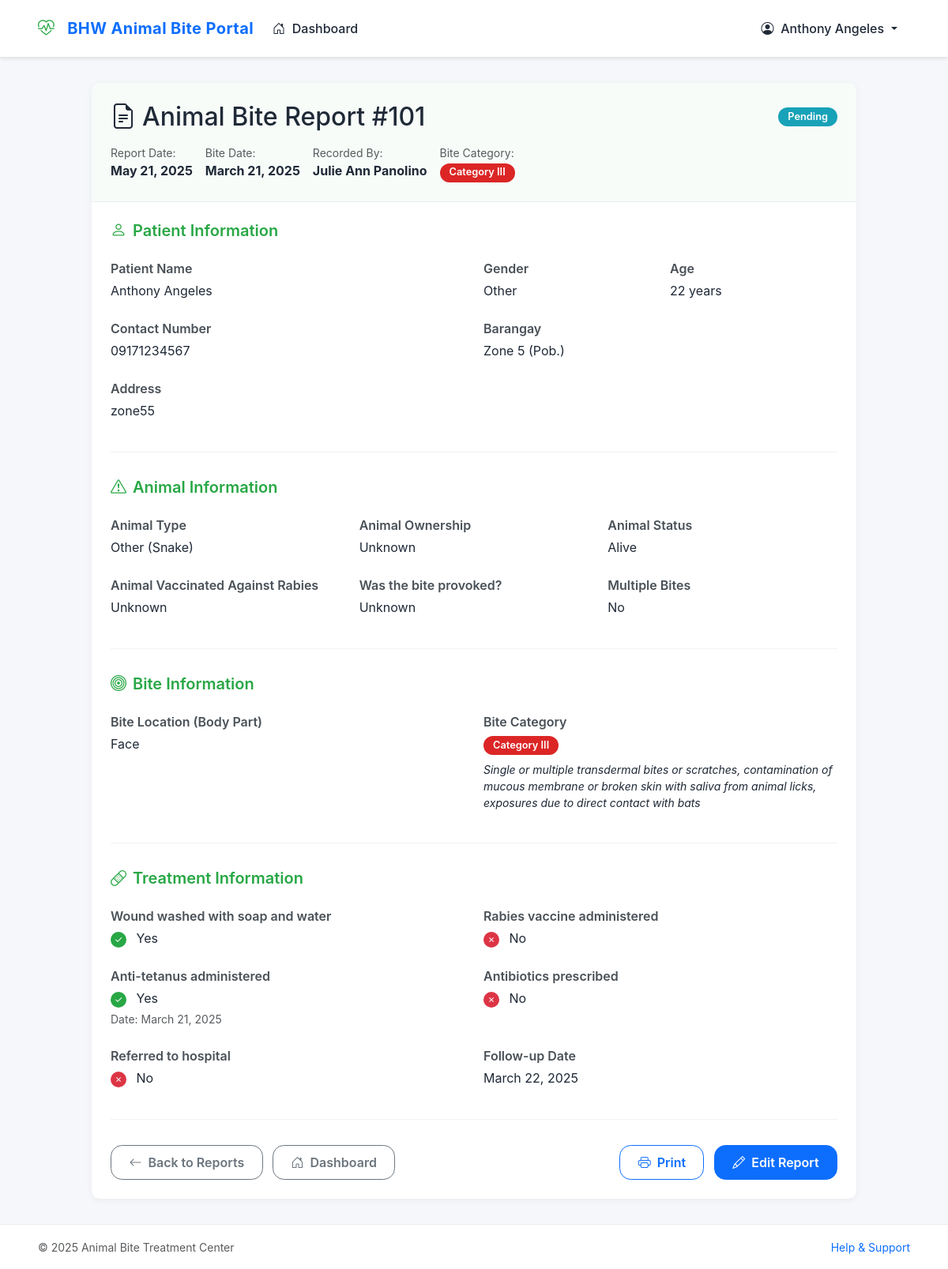
/src/staff/view_report.php?id=101 (signed in), run on the app's committed database.
### tables this page shows
CREATE TABLE `staff` (
  `staffId` int(11) NOT NULL,
  `firstName` varchar(24) DEFAULT NULL,
  `lastName` varchar(30) DEFAULT NULL,
  `birthDate` date DEFAULT NULL,
  `address` varchar(255) DEFAULT NULL,
  `contactNumber` varchar(20) DEFAULT NULL,
  `email` varchar(255) DEFAULT NULL,
  `password` varchar(255) DEFAULT NULL
);

CREATE TABLE `reports` (
  `reportId` int(11) NOT NULL,
  `patientId` int(11) DEFAULT NULL,
  `staffId` int(11) DEFAULT NULL,
  `biteDate` date NOT NULL,
  `reportDate` timestamp NOT NULL DEFAULT current_timestamp(),
  `animalType` enum('Dog','Cat','Rat','Monkey','Bat','Other') NOT NULL,
  `animalOtherType` varchar(50) DEFAULT NULL,
  `animalOwnership` enum('Stray','Owned by patient','Owned by neighbor','Owned by unknown person','Unknown') NOT NULL,
  `ownerName` varchar(100) DEFAULT NULL,
  `ownerContact` varchar(20) DEFAULT NULL,
  `animalStatus` enum('Alive','Dead','Unknown') NOT NULL DEFAULT 'Unknown',
  `animalVaccinated` enum('Yes','No','Unknown') NOT NULL DEFAULT 'Unknown',
  `biteLocation` varchar(255) NOT NULL,
  `biteType` enum('Category I','Category II','Category III') NOT NULL,
  `multipleBites` tinyint(1) NOT NULL DEFAULT 0,
  `provoked` enum('Yes','No','Unknown') NOT NULL DEFAULT 'Unknown',
  `washWithSoap` tinyint(1) NOT NULL DEFAULT 0,
  `rabiesVaccine` tinyint(1) NOT NULL DEFAULT 0,
  `rabiesVaccineDate` date DEFAULT NULL,
  `antiTetanus` tinyint(1) NOT NULL DEFAULT 0,
  `antiTetanusDate` date DEFAULT NULL,
  `antibiotics` tinyint(1) NOT NULL DEFAULT 0,
  `antibioticsDetails` varchar(255) DEFAULT NULL,
  `referredToHospital` tinyint(1) NOT NULL DEFAULT 0,
  `hospitalName` varchar(255) DEFAULT NULL,
  `followUpDate` date DEFAULT NULL,
  `notes` text DEFAULT NULL,
  `status` enum('pending','in_progress','completed','referred') NOT NULL DEFAULT 'pending',
  `updated_at` timestamp NOT NULL DEFAULT current_timestamp() ON UPDATE current_timestamp()
);

CREATE TABLE `patients` (
  `patientId` int(11) NOT NULL,
  `firstName` varchar(50) NOT NULL,
  `lastName` varchar(50) NOT NULL,
  `gender` enum('Male','Female','Other') DEFAULT NULL,
  `dateOfBirth` date DEFAULT NULL,
  `contactNumber` varchar(20) DEFAULT NULL,
  `email` varchar(100) DEFAULT NULL,
  `address` text DEFAULT NULL,
  `barangay` enum('Bubog','Cabatangan','Zone 4-A (Pob.)','Zone 4 (Pob.)','Concepcion','Dos Hermanas','Efigenio Lizares','Zone 7 (Pob.)','Zone 14-B (Pob.)','Zone 12-A (Pob.)','Zone 10 (Pob.)','Zone 5 (Pob.)','Zone 16 (Pob.)','Matab-ang','Zone 9 (Pob.)','Zone 6 (Pob.)','Zone 14 (Pob.)','San Fernando','Zone 15 (Pob.)','Zone 14-A (Pob.)','Zone 11 (Pob.)','Zone 8 (Pob.)','Zone 12 (Pob.)','Zone 1 (Pob.)','Zone 2 (Pob.)','Zone 3 (Pob.)','Katilingban') DEFAULT NULL,
  `city` varchar(100) DEFAULT NULL,
  `medicalHistory` text DEFAULT NULL,
  `emergencyContact` varchar(100) DEFAULT NULL,
  `emergencyContactNumber` varchar(20) DEFAULT NULL,
  `created_at` timestamp NOT NULL DEFAULT current_timestamp(),
  `updated_at` timestamp NOT NULL DEFAULT current_timestamp() ON UPDATE current_timestamp(),
  `middleName` varchar(45) NOT NULL,
  `province` varchar(155) NOT NULL,
  `emergencyPhone` int(11) NOT NULL,
  `allergies` text DEFAULT NULL,
  `previousRabiesVaccine` text DEFAULT NULL
);

### src/staff/view_report.php (the view, shortened to what the rows shown need)
<?php
require_once '../conn/conn.php';
$reportId = $_GET['id'];
try {
    $stmt = $pdo->prepare("SELECT firstName, lastName FROM staff WHERE staffId = ?");
    $stmt->execute([$_SESSION['staffId']]);
    $staff = $stmt->fetch(PDO::FETCH_ASSOC);
} catch (PDOException $e) {
    $staff = ['firstName' => 'User', 'lastName' => ''];
}
try {
    $reportStmt = $pdo->prepare("
        SELECT r.*,
               p.firstName as patientFirstName,
               p.lastName as patientLastName,
               p.gender as patientGender,
               p.dateOfBirth as patientDOB,
               p.contactNumber as patientContact,
               p.address as patientAddress,
               p.barangay as patientBarangay,
               s.firstName as staffFirstName,
               s.lastName as staffLastName
        FROM reports r
        LEFT JOIN patients p ON r.patientId = p.patientId
        LEFT JOIN staff s ON r.staffId = s.staffId
        WHERE r.reportId = ?
    ");
    $reportStmt->execute([$reportId]);
    $report = $reportStmt->fetch(PDO::FETCH_ASSOC);
    $patientAge = '';
    if (!empty($report['patientDOB'])) {
        $birthDate = new DateTime($report['patientDOB']);
        $today = new DateTime();
        $patientAge = $birthDate->diff($today)->y;
    }
} catch (PDOException $e) {
    header("Location: dashboard.php");
    exit;
}
?>
<!DOCTYPE html>
<html lang="en">
<head>
  <link href="https://cdn.jsdelivr.net/npm/bootstrap@5.3.0/dist/css/bootstrap.min.css" rel="stylesheet">
  <link rel="stylesheet" href="https://cdn.jsdelivr.net/npm/bootstrap-icons@1.11.1/font/bootstrap-icons.css">
</head>
<body>
  <?php $activePage = 'reports'; include 'navbar.php'; ?>
  <div class="report-container">
    <div class="report-card">
      <div class="report-header">
        <div class="d-flex justify-content-between align-items-center mb-3">
          <h2 class="mb-0"><i class="bi bi-file-earmark-text me-2"></i>Animal Bite Report #<?php echo $reportId; ?></h2>
          <span class="badge badge-<?php echo str_replace('_', '-', strtolower($report['status'])); ?>">
            <?php echo ucfirst($report['status']); ?>
          </span>
        </div>
        <div class="d-flex flex-wrap gap-3">
          <div>
            <small class="text-muted d-block">Report Date:</small>
            <strong><?php echo date('F d, Y', strtotime($report['reportDate'])); ?></strong>
          </div>
          <div>
            <small class="text-muted d-block">Bite Date:</small>
            <strong><?php echo date('F d, Y', strtotime($report['biteDate'])); ?></strong>
          </div>
          <div>
            <small class="text-muted d-block">Recorded By:</small>
            <strong><?php echo htmlspecialchars($report['staffFirstName'] . ' ' . $report['staffLastName']); ?></strong>
          </div>
          <div>
            <small class="text-muted d-block">Bite Category:</small>
            <span class="badge badge-category-<?php echo strtolower(str_replace('Category ', '', $report['biteType'])); ?>">
              <?php echo $report['biteType']; ?>
            </span>
          </div>
        </div>
      </div>
      <div class="report-body">
        <div class="report-section">
          <div class="row">
            <div class="col-md-6">
              <div class="info-group">
                <div class="info-label">Patient Name</div>
                <div class="info-value"><?php echo htmlspecialchars($report['patientFirstName'] . ' ' . $report['patientLastName']); ?></div>
              </div>
            </div>
            <div class="col-md-3">
              <div class="info-group">
                <div class="info-label">Gender</div>
                <div class="info-value"><?php echo htmlspecialchars($report['patientGender'] ?? 'Not specified'); ?></div>
              </div>
            </div>
            <div class="col-md-3">
              <div class="info-group">
                <div class="info-label">Age</div>
                <div class="info-value"><?php echo $patientAge ? $patientAge . ' years' : 'Not specified'; ?></div>
              </div>
            </div>
            <div class="col-md-6">
              <div class="info-group">
                <div class="info-label">Contact Number</div>
                <div class="info-value"><?php echo htmlspecialchars($report['patientContact'] ?? 'Not provided'); ?></div>
              </div>
            </div>
            <div class="col-md-6">
              <div class="info-group">
                <div class="info-label">Barangay</div>
                <div class="info-value"><?php echo htmlspecialchars($report['patientBarangay'] ?? 'Not provided'); ?></div>
              </div>
            </div>
            <div class="col-md-12">
              <div class="info-group">
                <div class="info-label">Address</div>
                <div class="info-value"><?php echo htmlspecialchars($report['patientAddress'] ?? 'Not provided'); ?></div>
              </div>
            </div>
          </div>
        </div>
        <div class="report-section">
          <div class="row">
            <div class="col-md-4">
              <div class="info-group">
                <div class="info-label">Animal Type</div>
                <div class="info-value">
                  <?php
                    echo htmlspecialchars($report['animalType']);
                    if ($report['animalType'] === 'Other' && !empty($report['animalOtherType'])) {
                      echo ' (' . htmlspecialchars($report['animalOtherType']) . ')';
                    }
                  ?>
                </div>
              </div>
            </div>
            <div class="col-md-4">
              <div class="info-group">
                <div class="info-label">Animal Ownership</div>
                <div class="info-value"><?php echo htmlspecialchars($report['animalOwnership']); ?></div>
              </div>
            </div>
            <div class="col-md-4">
              <div class="info-group">
                <div class="info-label">Animal Status</div>
                <div class="info-value"><?php echo htmlspecialchars($report['animalStatus']); ?></div>
              </div>
            </div>
            <div class="col-md-4">
              <div class="info-group">
                <div class="info-label">Animal Vaccinated Against Rabies</div>
                <div class="info-value"><?php echo htmlspecialchars($report['animalVaccinated']); ?></div>
              </div>
            </div>
            <div class="col-md-4">
              <div class="info-group">
                <div class="info-label">Was the bite provoked?</div>
                <div class="info-value"><?php echo htmlspecialchars($report['provoked']); ?></div>
              </div>
            </div>
          </div>
        </div>
        <div class="report-section">
          <div class="row">
            <div class="col-md-6">
              <div class="info-group">
                <div class="info-label">Bite Location (Body Part)</div>
                <div class="info-value"><?php echo htmlspecialchars($report['biteLocation']); ?></div>
              </div>
            </div>
            <div class="col-md-6">
              <div class="info-group">
                <div class="info-value">
                  <span class="badge badge-category-<?php echo strtolower(str_replace('Category ', '', $report['biteType'])); ?>">
                    <?php echo $report['biteType']; ?>
                  </span>
                  <div class="mt-2 small">
                    <?php if ($report['biteType'] === 'Category I'): ?>
                      <em>Touching or feeding of animals, licks on intact skin</em>
                    <?php elseif ($report['biteType'] === 'Category II'): ?>
                      <em>Nibbling of uncovered skin, minor scratches or abrasions without bleeding</em>
                    <?php elseif ($report['biteType'] === 'Category III'): ?>
                      <em>Single or multiple transdermal bites or scratches, contamination of mucous membrane or broken skin with saliva from animal licks, exposures due to direct contact with bats</em>
                    <?php endif; ?>
                  </div>
                </div>
              </div>
            </div>
          </div>
        </div>
        <div class="report-section">
          <div class="row">
            <div class="col-md-6">
              <div class="info-group">
                <div class="info-value">
                  <span class="treatment-check <?php echo $report['antiTetanus'] ? 'yes' : 'no'; ?>">
                    <?php echo $report['antiTetanus'] ? '✓' : '✗'; ?>
                  </span>
                  <?php echo $report['antiTetanus'] ? 'Yes' : 'No'; ?>
                  <?php if ($report['antiTetanus'] && !empty($report['antiTetanusDate'])): ?>
                    <div class="small text-muted mt-1">Date: <?php echo date('F d, Y', strtotime($report['antiTetanusDate'])); ?></div>
                  <?php endif; ?>
                </div>
              </div>
            </div>
            <div class="col-md-6">
              <div class="info-group">
                <div class="info-label">Follow-up Date</div>
                <div class="info-value">
                  <?php echo !empty($report['followUpDate']) ? date('F d, Y', strtotime($report['followUpDate'])) : 'Not scheduled'; ?>
                </div>
              </div>
            </div>
          </div>
        </div>
      </div>
    </div>
  </div>
</body>
</html>

### src/staff/navbar.php (shortened to what the rows shown need)
<nav class="navbar navbar-expand-lg navbar-light bg-white sticky-top shadow-sm">
  <div class="container">
    <div class="collapse navbar-collapse" id="navbarNav">
      <div class="d-flex align-items-center">
        <div class="dropdown">
          <a class="nav-link dropdown-toggle" href="#" role="button" id="userDropdown" data-bs-toggle="dropdown" aria-expanded="false">
            <i class="bi bi-person-circle me-1"></i> <?php echo isset($staff) ? htmlspecialchars($staff['firstName'] . ' ' . $staff['lastName']) : 'Staff'; ?>
          </a>
        </div>
      </div>
    </div>
  </div>
</nav>
<link rel="stylesheet" href="../css/system-theme.css">

### data on the page
staff: firstName+lastName "Anthony Angeles"
reports: status "Pending", reportDate "May 21, 2025", biteDate "March 21, 2025", staffId.lastName "Julie Ann Panolino", biteType "Category III", patientId.lastName "Anthony Angeles", patientId.gender "Other", patientId.dateOfBirth "22", patientId.contactNumber "09171234567", patientId.barangay "Zone 5 (Pob.)", patientId.address "zone55", animalType "Other", animalOtherType "Snake", animalOwnership "Unknown", animalStatus "Alive", animalVaccinated "Unknown", provoked "Unknown", biteLocation "Face", antiTetanusDate "March 21, 2025", followUpDate "March 22, 2025"

### other printed values
$reportId "101"
